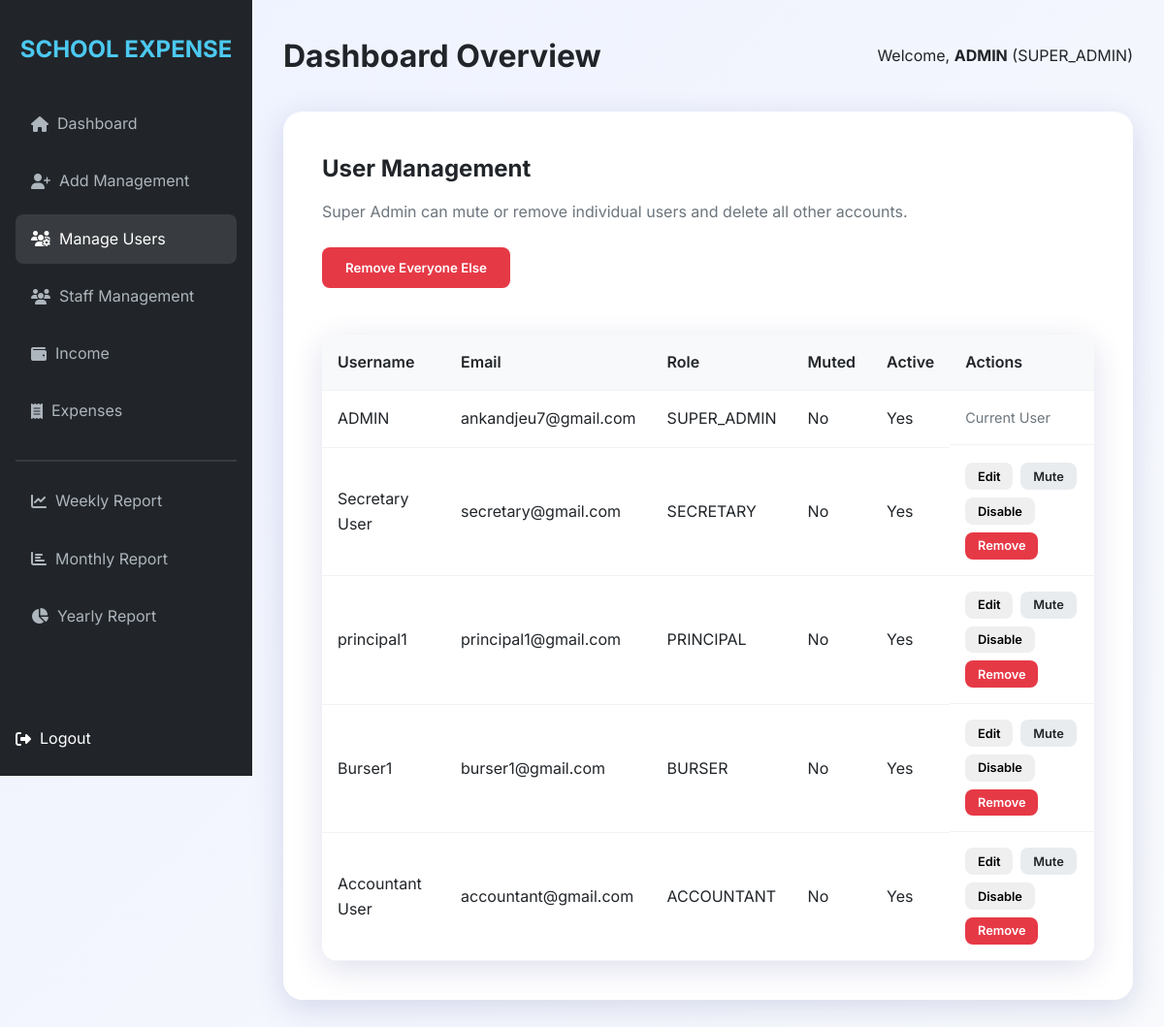
The page /users/manage (signed in) on the database its author committed.
### models.py (models this page shows, shortened)
class User(UserMixin, db.Model):
    id = db.Column(db.Integer, primary_key=True)
    username = db.Column(db.String(64), unique=True, nullable=False)
    email = db.Column(db.String(120), unique=True, nullable=False)
    password_hash = db.Column(db.String(128))
    role = db.Column(db.String(20), nullable=False) # SUPER_ADMIN, PRINCIPAL, BURSER, ACCOUNTANT, SECRETARY
    is_active = db.Column(db.Boolean, default=True)
    is_muted = db.Column(db.Boolean, default=False)

### routes.py (the view)
    @app.route('/users/manage')
    @login_required
    def manage_users():
        if current_user.role != 'SUPER_ADMIN':
            flash('Access Denied', 'danger')
            return redirect(url_for('dashboard'))
        users = User.query.order_by(User.role.desc(), User.username).all()
        return render_template('users/manage_users.html', users=users)

### templates/users/manage_users.html (shortened to what this page needs)
{% extends "base.html" %}
{% block content %}
<div class="form-container" style="max-width: 100%;">
    <h2>User Management</h2>
    <p style="color: var(--gray); margin-bottom: 1.5rem;">Super Admin can mute or remove individual users and delete all other accounts.</p>
    <form method="POST" action="{{ url_for('delete_all_users') }}" style="margin-bottom: 1.5rem; display: inline-block;">
        <button type="submit" class="btn btn-danger" onclick="return confirm('Delete all other users except your current account?');">Remove Everyone Else</button>
    </form>
    <div class="table-container" style="overflow-x:auto;">
        <table>
            <thead>
                <tr>
                    <th>Username</th>
                    <th>Email</th>
                    <th>Role</th>
                    <th>Muted</th>
                    <th>Active</th>
                    <th>Actions</th>
                </tr>
            </thead>
            <tbody>
                {% for user in users %}
                <tr>
                    <td>{{ user.username }}</td>
                    <td>{{ user.email }}</td>
                    <td>{{ user.role }}</td>
                    <td>{{ 'Yes' if user.is_muted else 'No' }}</td>
                    <td>{{ 'Yes' if user.is_active else 'No' }}</td>
                    <td style="display: flex; gap: 0.5rem; flex-wrap: wrap;">
                        {% if user.id != current_user.id %}
                        <form method="GET" action="{{ url_for('edit_user', user_id=user.id) }}" style="display:inline;">
                            <button type="submit" class="btn btn-info" style="padding: 0.4rem 0.8rem; font-size: 0.8rem;">
                                Edit
                            </button>
                        </form>
                        <form method="POST" action="{{ url_for('toggle_mute_user', user_id=user.id) }}" style="display:inline;">
                            <button type="submit" class="btn btn-secondary" style="padding: 0.4rem 0.8rem; font-size: 0.8rem;">
                                {{ 'Unmute' if user.is_muted else 'Mute' }}
                            </button>
                        </form>
                        <form method="POST" action="{{ url_for('toggle_active_user', user_id=user.id) }}" style="display:inline;">
                            <button type="submit" class="btn btn-warning" style="padding: 0.4rem 0.8rem; font-size: 0.8rem;">
                                {{ 'Enable' if not user.is_active else 'Disable' }}
                            </button>
                        </form>
                        <form method="POST" action="{{ url_for('delete_user', user_id=user.id) }}" style="display:inline;">
                            <button type="submit" class="btn btn-danger" style="padding: 0.4rem 0.8rem; font-size: 0.8rem;" onclick="return confirm('Remove this user from the system?');">Remove</button>
                        </form>
                        {% else %}
                        <span style="color: var(--gray); font-size: 0.9rem;">Current User</span>
                        {% endif %}
                    </td>
                </tr>
                {% endfor %}
            </tbody>
        </table>
    </div>
</div>
{% endblock %}

### templates/base.html (shortened to what this page needs)
<!DOCTYPE html>
<html lang="en">
<head>
    <link rel="stylesheet" href="{{ url_for('static', filename='css/style.css') }}">
    <link rel="stylesheet" href="https://cdnjs.cloudflare.com/ajax/libs/font-awesome/6.4.0/css/all.min.css">
</head>
<body>
    {% if current_user.is_authenticated %}
    <div class="app-container">
        <aside class="sidebar">
            <h2>SCHOOL EXPENSE</h2>
            <nav>
                <ul class="nav-links">
                    <li><a href="{{ url_for('dashboard') }}" class="{{ 'active' if request.endpoint == 'dashboard' }}"><i class="fas fa-home"></i> &nbsp; Dashboard</a></li>
                    {% if current_user.role == 'SUPER_ADMIN' %}
                    <li><a href="{{ url_for('add_user') }}" class="{{ 'active' if request.endpoint == 'add_user' }}"><i class="fas fa-user-plus"></i> &nbsp; Add Management</a></li>
                    <li><a href="{{ url_for('manage_users') }}" class="{{ 'active' if request.endpoint == 'manage_users' }}"><i class="fas fa-users-cog"></i> &nbsp; Manage Users</a></li>
                    {% endif %}
                    {% if current_user.role|upper in ['SUPER_ADMIN', 'PRINCIPAL', 'SECRETARY'] %}
                    <li><a href="{{ url_for('view_staff') }}" class="{{ 'active' if 'staff' in request.endpoint }}"><i class="fas fa-users"></i> &nbsp; Staff Management</a></li>
                    {% endif %}
                    <li><a href="{{ url_for('view_income') }}" class="{{ 'active' if 'income' in request.endpoint }}"><i class="fas fa-wallet"></i> &nbsp; Income</a></li>
                    <li><a href="{{ url_for('view_expenses') }}" class="{{ 'active' if 'expenses' in request.endpoint }}"><i class="fas fa-receipt"></i> &nbsp; Expenses</a></li>
                    <hr style="margin: 1rem 0; border: 0.5px solid rgba(255,255,255,0.1)">
                    <li><a href="{{ url_for('view_report', type='weekly') }}"><i class="fas fa-chart-line"></i> &nbsp; Weekly Report</a></li>
                    <li><a href="{{ url_for('view_report', type='monthly') }}"><i class="fas fa-chart-bar"></i> &nbsp; Monthly Report</a></li>
                    <li><a href="{{ url_for('view_report', type='yearly') }}"><i class="fas fa-chart-pie"></i> &nbsp; Yearly Report</a></li>
                    <li style="margin-top: auto;">
                        <form method="POST" action="{{ url_for('logout') }}" style="display: inline; margin: 0;">
                            <button type="submit" style="background:none; border:none; color:inherit; font:inherit; cursor:pointer; display:flex; align-items:center; padding:0;"> <i class="fas fa-sign-out-alt"></i> &nbsp; Logout</button>
                        </form>
                    </li>
                </ul>
            </nav>
        </aside>
        <main class="main-content">
            <header style="margin-bottom: 2rem; display: flex; justify-content: space-between; align-items: center;">
                <h1>{{ title if title else 'Dashboard Overview' }}</h1>
                <div class="user-info">
                    <span>Welcome, <strong>{{ current_user.username }}</strong> ({{ current_user.role }})</span>
                </div>
            </header>
            {% block content %}{% endblock %}
        </main>
    </div>
    {% else %}
        {% block login_content %}{% endblock %}
    {% endif %}
</body>
</html>

### static/css/style.css (style rules this page uses)
:root { --primary: #4361ee; --secondary: #3f37c9; --accent: #4895ef; --success: #4cc9f0; --warning: #f72585; --danger: #e63946; --dark: #212529; --light: #f8f9fa; --gray: #6c757d; --glass: rgba(255, 255, 255, 0.9); --shadow: 0 8px 32px 0 rgba(31, 38, 135, 0.15); }
* { margin: 0; padding: 0; box-sizing: border-box; font-family: 'Inter', -apple-system, BlinkMacSystemFont, "Segoe UI", Roboto, sans-serif; }
body { background: linear-gradient(135deg, #eef2ff 0%, #f8fafc 100%); color: var(--dark); line-height: 1.6; min-height: 100vh; overflow-x: hidden; }
.app-container { display: flex; min-height: 100vh; width: 100%; }
.sidebar { width: 260px; background: var(--dark); color: white; padding: 2rem 1rem; position: fixed; height: 100vh; transition: all 0.3s ease; }
.sidebar h2 { font-size: 1.5rem; margin-bottom: 2rem; text-align: center; color: var(--success); font-weight: 700; }
.nav-links { list-style: none; display: flex; flex-direction: column; height: calc(100vh - 120px); }
.nav-links li { margin-bottom: 0.5rem; }
.nav-links a { color: #adb5bd; text-decoration: none; padding: 0.8rem 1rem; display: flex; align-items: center; border-radius: 8px; transition: 0.3s; }
.nav-links a:hover, .nav-links a.active { background: rgba(255, 255, 255, 0.1); color: white; }
.main-content { flex: 1; margin-left: 260px; padding: 2rem; }
.form-container { max-width: 600px; margin: 2rem auto; background: white; padding: 2.5rem; border-radius: 20px; box-shadow: var(--shadow); }
.form-container h2 { margin-bottom: 0.75rem; color: var(--dark); }
.form-container p { margin-bottom: 1.75rem; color: var(--gray); }
.btn { padding: 0.8rem 1.5rem; border-radius: 8px; border: none; cursor: pointer; font-weight: 600; transition: 0.3s; display: inline-block; text-align: center; }
.btn-secondary { background: #e9ecef; color: var(--dark); }
.btn-danger { background: var(--danger); color: white; }
.table-container { background: white; border-radius: 16px; overflow: hidden; box-shadow: var(--shadow); margin-top: 1.5rem; }
table { width: 100%; border-collapse: collapse; }
th, td { padding: 1rem; text-align: left; border-bottom: 1px solid #f1f3f5; }
th { background: #f8f9fa; font-weight: 600; }

### rows shown on the page
User: username "ADMIN", role "SUPER_ADMIN", email "ankandjeu7@gmail.com", is_muted "No", is_active "Yes", shows "Current User"
User: username "Secretary User", email "secretary@gmail.com", role "SECRETARY", is_muted "No", is_active "Yes", is_muted "Mute", is_active "Disable"
User: username "principal1", email "principal1@gmail.com", role "PRINCIPAL", is_muted "No", is_active "Yes", is_muted "Mute", is_active "Disable"
User: username "Burser1", email "burser1@gmail.com", role "BURSER", is_muted "No", is_active "Yes", is_muted "Mute", is_active "Disable"
User: username "Accountant User", email "accountant@gmail.com", role "ACCOUNTANT", is_muted "No", is_active "Yes", is_muted "Mute", is_active "Disable"

### other values the page prints
{{ title if title else 'Dashboard Overview' }} "Dashboard Overview"
